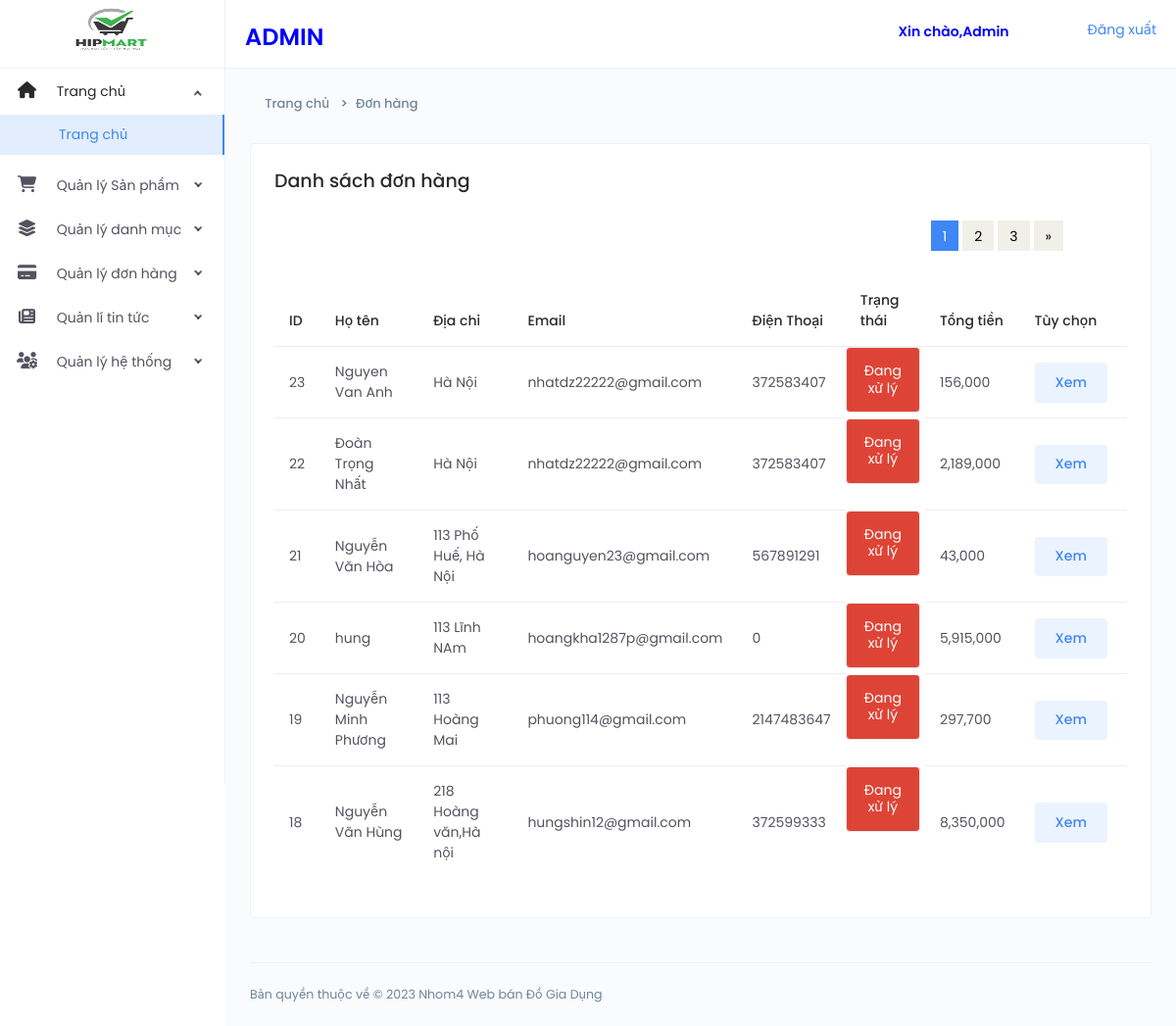
Screenshot of /Webdogiadung/Admin/Donhang.php (signed in) with the database file from the repository.
### tables this page shows
CREATE TABLE `oder` (
  `ID` int(11) NOT NULL,
  `Name` varchar(30) NOT NULL,
  `Adress` varchar(100) NOT NULL,
  `Email` varchar(36) NOT NULL,
  `Phone` int(11) NOT NULL,
  `Status` bit(10) NOT NULL,
  `total` float NOT NULL,
  `Time` timestamp NOT NULL DEFAULT current_timestamp(),
  `Description` varchar(500) NOT NULL
);

### Webdogiadung/Admin/Donhang.php (the view, shortened to what this page needs)
<?php
require('Header_admin.php');
?>
<?php
require('Nav_left.php');
?>
<?php
include('Conect.php');
?>
<div class="page-container">
   <div class="main-content">
      <div class="page-header">
         <div class="header-sub-title">
            <nav class="breadcrumb breadcrumb-dash">
               <a href="index.php" class="breadcrumb-item"><i class="anticon anticon-home m-r-5"></i>Trang chủ</a>
               <a class="breadcrumb-item" href="Donhang.php">Đơn hàng</a>
            </nav>
         </div>
      </div>
      <div class="card">
         <div class="card-body">
            <h4>Danh sách đơn hàng</h4>
            <div class="m-t-25">
               <?php
               $itemsPerPage = 6;
               $page = 1;
               $offset = ($page - 1) * $itemsPerPage;
               $sql = "SELECT COUNT(*) as totalItems FROM `oder`";
               $result = mysqli_query($conn, $sql);
               $row = mysqli_fetch_assoc($result);
               $totalItems = $row["totalItems"];
               $totalPages = ceil($totalItems / $itemsPerPage);
               $sql = "SELECT * FROM `oder` ORDER BY `Time` DESC LIMIT " . $offset . "," . $itemsPerPage;
               $result = mysqli_query($conn, $sql);
               if (mysqli_num_rows($result) > 0) {
               ?>
                  <ul class="pagination">
                     <?php for ($i = 1; $i <= $totalPages; $i++) { ?>
                        <?php if ($i == $page) { ?>
                           <li class="active"><a href="Donhang.php?page=<?php echo $i; ?>"><?php echo $i; ?></a></li>
                        <?php } else { ?>
                           <li><a href="Donhang.php?page=<?php echo $i; ?>"><?php echo $i; ?></a></li>
                        <?php } ?>
                     <?php } ?>
                     <?php if ($page < $totalPages) { ?>
                        <li><a href="Donhang.php?page=<?php echo ($page + 1); ?>">&raquo;</a></li>
                     <?php } ?>
                  </ul>
                  <table id="data-table" class="table">
                     <thead>
                        <tr>
                           <th>ID</th>
                           <th>Họ tên</th>
                           <th>Địa chỉ</th>
                           <th>Email</th>
                           <th>Điện Thoại</th>
                           <th>Trạng thái</th>
                           <th>Tổng tiền</th>
                           <th>Tùy chọn </th>
                        </tr>
                     </thead>
                     <tbody>
                        <?php
                        while ($row = mysqli_fetch_assoc($result)) {
                           $id = $row['ID'];
                        ?>
                           <tr>
                              <td><?php echo $id ?></td>
                              <td><?php echo $row['Name'] ?></td>
                              <td><?php echo $row['Adress'] ?></td>
                              <td><?php echo $row['Email'] ?></td>
                              <td><?php echo $row['Phone'] ?></td>
                              <td class="btn btn-danger m-r-5"><?php echo $row['Status'] == 0 ? 'Đang xử lý ' : 'Đã duyệt'; ?></td>
                              <td><?php echo number_format($row['total']) ?></td>
                              <td class="tuychon">
                                 <a class="btn btn-primary btn-tone m-r-5" href="./Xemdonhang.php?ID=<?php echo $row['ID']; ?>">Xem</a>
                              </td>
                           </tr>
                        <?php
                        } ?>
                     </tbody>
                  </table>
               <?php
               } ?>
            </div>
         </div>
      </div>
   </div>
   <?php
   require('Footer_Admin.php');
   ?>

### Webdogiadung/Admin/assets/css/style.css (style rules this page uses)
.pagination { display: flex; align-items: center; justify-content: flex-end; margin-bottom: 25px; margin-top: 15px; margin-right: 60px; list-style: none; }
.pagination li:first-child a, .pagination li:first-child span { border-bottom-left-radius: 0; border-top-left-radius: 0; margin-left: 0; }
.pagination li:last-child a, .pagination li:last-child span { border-bottom-right-radius: 0; border-top-right-radius: 0; }
.pagination .active a, .pagination .active span, .pagination .active a:hover, .pagination .active span:hover, .pagination .active a:focus, .pagination .active span:focus { background-color: #3f87f5; border-color: #3f87f5; color: #ffffff; cursor: default; z-index: 2; }
.pagination li a, .pagination li span { background-color: #f0f0e9; border: 0; float: left; line-height: 1.42857; margin-left: -1px; padding: 6px 12px; position: relative; text-decoration: none; margin-right: 5px; color: #000; }

### rows the page displays
oder: ID "23", Name "Nguyen Van Anh", Adress "Hà Nội", Email "nhatdz22222@gmail.com", Phone "372583407", Status "Đang xử lý", total "156,000"
oder: ID "22", Name "Đoàn Trọng Nhất", Adress "Hà Nội", Email "nhatdz22222@gmail.com", Phone "372583407", Status "Đang xử lý", total "2,189,000"
oder: ID "21", Name "Nguyễn Văn Hòa", Adress "113 Phố Huế, Hà Nội", Email "hoanguyen23@gmail.com", Phone "567891291", Status "Đang xử lý", total "43,000"
oder: ID "20", Name "hung", Adress "113 Lĩnh NAm", Email "hoangkha1287p@gmail.com", Phone "0", Status "Đang xử lý", total "5,915,000"
oder: ID "19", Name "Nguyễn Minh Phương", Adress "113 Hoàng Mai", Email "phuong114@gmail.com", Phone "2147483647", Status "Đang xử lý", total "297,700"
oder: ID "18", Name "Nguyễn Văn Hùng", Adress "218 Hoàng văn,Hà nội", Email "hungshin12@gmail.com", Phone "372599333", Status "Đang xử lý", total "8,350,000"
